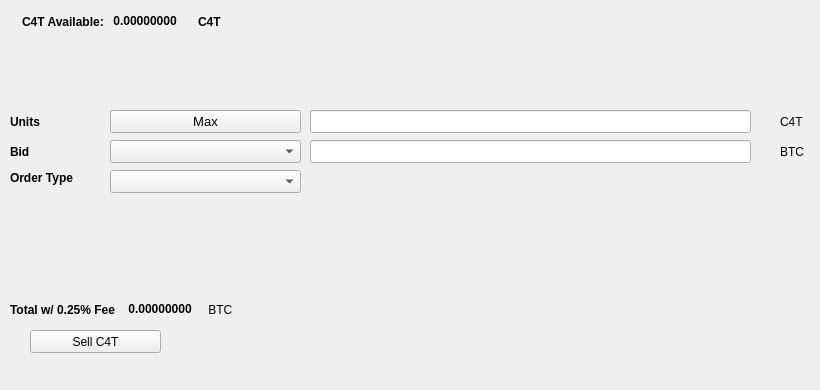
   <widget class="QWidget" name="SellTab">
    <attribute name="title">
     <string>Sell</string>
    </attribute>
    <widget class="QLabel" name="label_16">
     <property name="geometry">
      <rect>
       <x>780</x>
       <y>140</y>
       <width>31</width>
       <height>23</height>
      </rect>
     </property>
     <property name="text">
      <string>BTC</string>
     </property>
    </widget>
    <widget class="QComboBox" name="SellBidcomboBox">
     <property name="geometry">
      <rect>
       <x>110</x>
       <y>140</y>
       <width>191</width>
       <height>23</height>
      </rect>
     </property>
     <property name="font">
      <font>
       <pointsize>10</pointsize>
      </font>
     </property>
    </widget>
    <widget class="QLabel" name="label_18">
     <property name="geometry">
      <rect>
       <x>10</x>
       <y>110</y>
       <width>46</width>
       <height>23</height>
      </rect>
     </property>
     <property name="font">
      <font>
       <weight>75</weight>
       <bold>true</bold>
      </font>
     </property>
     <property name="text">
      <string>Units</string>
     </property>
    </widget>
    <widget class="QPushButton" name="Sell_Max_Amount">
     <property name="geometry">
      <rect>
       <x>110</x>
       <y>110</y>
       <width>191</width>
       <height>23</height>
      </rect>
     </property>
     <property name="font">
      <font>
       <pointsize>10</pointsize>
      </font>
     </property>
     <property name="text">
      <string>Max</string>
     </property>
    </widget>
    <widget class="QLabel" name="label_20">
     <property name="geometry">
      <rect>
       <x>10</x>
       <y>170</y>
       <width>91</width>
       <height>16</height>
      </rect>
     </property>
     <property name="font">
      <font>
       <weight>75</weight>
       <bold>true</bold>
      </font>
     </property>
     <property name="text">
      <string>Order Type</string>
     </property>
    </widget>
    <widget class="QComboBox" name="SellOrdertypeCombo">
     <property name="geometry">
      <rect>
       <x>110</x>
       <y>170</y>
       <width>191</width>
       <height>23</height>
      </rect>
     </property>
     <property name="font">
      <font>
       <pointsize>10</pointsize>
      </font>
     </property>
    </widget>
    <widget class="QLabel" name="label_21">
     <property name="geometry">
      <rect>
       <x>10</x>
       <y>140</y>
       <width>46</width>
       <height>23</height>
      </rect>
     </property>
     <property name="font">
      <font>
       <weight>75</weight>
       <bold>true</bold>
      </font>
     </property>
     <property name="text">
      <string>Bid</string>
     </property>
    </widget>
    <widget class="QLabel" name="label_22">
     <property name="geometry">
      <rect>
       <x>780</x>
       <y>110</y>
       <width>31</width>
       <height>23</height>
      </rect>
     </property>
     <property name="text">
      <string>C4T</string>
     </property>
    </widget>
    <widget class="QLineEdit" name="UnitsInputC4T">
     <property name="geometry">
      <rect>
       <x>310</x>
       <y>110</y>
       <width>441</width>
       <height>23</height>
      </rect>
     </property>
     <property name="font">
      <font>
       <pointsize>9</pointsize>
       <weight>75</weight>
       <bold>true</bold>
      </font>
     </property>
    </widget>
    <widget class="QLineEdit" name="SellBidPriceEdit">
     <property name="geometry">
      <rect>
       <x>310</x>
       <y>140</y>
       <width>441</width>
       <height>23</height>
      </rect>
     </property>
     <property name="font">
      <font>
       <pointsize>9</pointsize>
       <weight>75</weight>
       <bold>true</bold>
      </font>
     </property>
    </widget>
    <widget class="QPushButton" name="SellC4TBTN">
     <property name="geometry">
      <rect>
       <x>30</x>
       <y>330</y>
       <width>131</width>
       <height>23</height>
      </rect>
     </property>
     <property name="text">
      <string>Sell C4T</string>
     </property>
     <property name="icon">
      <iconset resource="../C4T">
       <normaloff>:/icons/bitcoin</normaloff>:/icons/bitcoin</iconset>
     </property>
    </widget>
    <widget class="QWidget" name="layoutWidget3">
     <property name="geometry">
      <rect>
       <x>22</x>
       <y>12</y>
       <width>258</width>
       <height>19</height>
      </rect>
     </property>
     <layout class="QHBoxLayout" name="horizontalLayout">
      <item>
       <widget class="QLabel" name="label232_2">
        <property name="font">
         <font>
          <weight>75</weight>
          <bold>true</bold>
         </font>
        </property>
        <property name="text">
         <string>C4T Available:</string>
        </property>
       </widget>
      </item>
      <item>
       <widget class="QLabel" name="C4TAvailableLabel">
        <property name="palette">
         <palette>
          <active>
           <colorrole role="WindowText">
            <brush brushstyle="SolidPattern">
             <color alpha="255">
              <red>0</red>
              <green>0</green>
              <blue>0</blue>
             </color>
            </brush>
           </colorrole>
           <colorrole role="Button">
            <brush brushstyle="SolidPattern">
             <color alpha="255">
              <red>0</red>
              <green>170</green>
              <blue>0</blue>
             </color>
            </brush>
           </colorrole>
           <colorrole role="Light">
            <brush brushstyle="SolidPattern">
             <color alpha="255">
              <red>0</red>
              <green>255</green>
              <blue>0</blue>
             </color>
            </brush>
           </colorrole>
           <colorrole role="Midlight">
            <brush brushstyle="SolidPattern">
             <color alpha="255">
              <red>0</red>
              <green>212</green>
              <blue>0</blue>
             </color>
            </brush>
           </colorrole>
           <colorrole role="Dark">
            <brush brushstyle="SolidPattern">
             <color alpha="255">
              <red>0</red>
              <green>85</green>
              <blue>0</blue>
             </color>
            </brush>
           </colorrole>
           <colorrole role="Mid">
            <brush brushstyle="SolidPattern">
             <color alpha="255">
              <red>0</red>
              <green>113</green>
              <blue>0</blue>
             </color>
            </brush>
           </colorrole>
           <colorrole role="Text">
            <brush brushstyle="SolidPattern">
             <color alpha="255">
              <red>0</red>
              <green>170</green>
              <blue>0</blue>
             </color>
            </brush>
           </colorrole>
           <colorrole role="BrightText">
            <brush brushstyle="SolidPattern">
             <color alpha="255">
              <red>255</red>
              <green>255</green>
              <blue>255</blue>
             </color>
            </brush>
           </colorrole>
           <colorrole role="ButtonText">
            <brush brushstyle="SolidPattern">
             <color alpha="255">
              <red>0</red>
              <green>0</green>
              <blue>0</blue>
             </color>
            </brush>
           </colorrole>
           <colorrole role="Base">
            <brush brushstyle="SolidPattern">
             <color alpha="255">
              <red>255</red>
              <green>255</green>
              <blue>255</blue>
             </color>
            </brush>
           </colorrole>
           <colorrole role="Window">
            <brush brushstyle="SolidPattern">
             <color alpha="255">
              <red>0</red>
              <green>170</green>
              <blue>0</blue>
             </color>
            </brush>
           </colorrole>
           <colorrole role="Shadow">
            <brush brushstyle="SolidPattern">
             <color alpha="255">
              <red>0</red>
              <green>0</green>
              <blue>0</blue>
             </color>
            </brush>
           </colorrole>
           <colorrole role="AlternateBase">
            <brush brushstyle="SolidPattern">
             <color alpha="255">
              <red>127</red>
              <green>212</green>
              <blue>127</blue>
             </color>
            </brush>
           </colorrole>
           <colorrole role="ToolTipBase">
            <brush brushstyle="SolidPattern">
             <color alpha="255">
              <red>255</red>
              <green>255</green>
              <blue>220</blue>
             </color>
            </brush>
           </colorrole>
           <colorrole role="ToolTipText">
            <brush brushstyle="SolidPattern">
             <color alpha="255">
              <red>0</red>
              <green>0</green>
              <blue>0</blue>
             </color>
            </brush>
           </colorrole>
          </active>
          <inactive>
           <colorrole role="WindowText">
            <brush brushstyle="SolidPattern">
             <color alpha="255">
              <red>0</red>
              <green>0</green>
              <blue>0</blue>
             </color>
            </brush>
           </colorrole>
           <colorrole role="Button">
            <brush brushstyle="SolidPattern">
             <color alpha="255">
              <red>0</red>
              <green>170</green>
              <blue>0</blue>
             </color>
            </brush>
           </colorrole>
           <colorrole role="Light">
            <brush brushstyle="SolidPattern">
             <color alpha="255">
              <red>0</red>
              <green>255</green>
              <blue>0</blue>
             </color>
            </brush>
           </colorrole>
           <colorrole role="Midlight">
            <brush brushstyle="SolidPattern">
             <color alpha="255">
              <red>0</red>
              <green>212</green>
              <blue>0</blue>
             </color>
            </brush>
           </colorrole>
           <colorrole role="Dark">
            <brush brushstyle="SolidPattern">
             <color alpha="255">
              <red>0</red>
              <green>85</green>
              <blue>0</blue>
             </color>
            </brush>
           </colorrole>
           <colorrole role="Mid">
            <brush brushstyle="SolidPattern">
             <color alpha="255">
              <red>0</red>
              <green>113</green>
              <blue>0</blue>
             </color>
            </brush>
           </colorrole>
           <colorrole role="Text">
            <brush brushstyle="SolidPattern">
             <color alpha="255">
              <red>0</red>
              <green>170</green>
              <blue>0</blue>
             </color>
            </brush>
           </colorrole>
           <colorrole role="BrightText">
            <brush brushstyle="SolidPattern">
             <color alpha="255">
              <red>255</red>
              <green>255</green>
              <blue>255</blue>
             </color>
            </brush>
           </colorrole>
           <colorrole role="ButtonText">
            <brush brushstyle="SolidPattern">
             <color alpha="255">
              <red>0</red>
              <green>0</green>
              <blue>0</blue>
             </color>
            </brush>
           </colorrole>
           <colorrole role="Base">
            <brush brushstyle="SolidPattern">
             <color alpha="255">
              <red>255</red>
              <green>255</green>
              <blue>255</blue>
             </color>
            </brush>
           </colorrole>
           <colorrole role="Window">
            <brush brushstyle="SolidPattern">
             <color alpha="255">
              <red>0</red>
              <green>170</green>
              <blue>0</blue>
             </color>
            </brush>
           </colorrole>
           <colorrole role="Shadow">
            <brush brushstyle="SolidPattern">
             <color alpha="255">
              <red>0</red>
              <green>0</green>
              <blue>0</blue>
             </color>
            </brush>
           </colorrole>
           <colorrole role="AlternateBase">
            <brush brushstyle="SolidPattern">
             <color alpha="255">
              <red>127</red>
              <green>212</green>
              <blue>127</blue>
             </color>
            </brush>
           </colorrole>
           <colorrole role="ToolTipBase">
            <brush brushstyle="SolidPattern">
             <color alpha="255">
              <red>255</red>
              <green>255</green>
              <blue>220</blue>
             </color>
            </brush>
           </colorrole>
           <colorrole role="ToolTipText">
            <brush brushstyle="SolidPattern">
             <color alpha="255">
              <red>0</red>
              <green>0</green>
              <blue>0</blue>
             </color>
            </brush>
           </colorrole>
          </inactive>
          <disabled>
           <colorrole role="WindowText">
            <brush brushstyle="SolidPattern">
             <color alpha="255">
              <red>0</red>
              <green>85</green>
              <blue>0</blue>
             </color>
            </brush>
           </colorrole>
           <colorrole role="Button">
            <brush brushstyle="SolidPattern">
             <color alpha="255">
              <red>0</red>
              <green>170</green>
              <blue>0</blue>
             </color>
            </brush>
           </colorrole>
           <colorrole role="Light">
            <brush brushstyle="SolidPattern">
             <color alpha="255">
              <red>0</red>
              <green>255</green>
              <blue>0</blue>
             </color>
            </brush>
           </colorrole>
           <colorrole role="Midlight">
            <brush brushstyle="SolidPattern">
             <color alpha="255">
              <red>0</red>
              <green>212</green>
              <blue>0</blue>
             </color>
            </brush>
           </colorrole>
           <colorrole role="Dark">
            <brush brushstyle="SolidPattern">
             <color alpha="255">
              <red>0</red>
              <green>85</green>
              <blue>0</blue>
             </color>
            </brush>
           </colorrole>
           <colorrole role="Mid">
            <brush brushstyle="SolidPattern">
             <color alpha="255">
              <red>0</red>
              <green>113</green>
              <blue>0</blue>
             </color>
            </brush>
           </colorrole>
           <colorrole role="Text">
            <brush brushstyle="SolidPattern">
             <color alpha="255">
              <red>0</red>
              <green>85</green>
              <blue>0</blue>
             </color>
            </brush>
           </colorrole>
           <colorrole role="BrightText">
            <brush brushstyle="SolidPattern">
             <color alpha="255">
              <red>255</red>
              <green>255</green>
              <blue>255</blue>
             </color>
            </brush>
           </colorrole>
           <colorrole role="ButtonText">
            <brush brushstyle="SolidPattern">
             <color alpha="255">
              <red>0</red>
              <green>85</green>
              <blue>0</blue>
             </color>
            </brush>
           </colorrole>
           <colorrole role="Base">
            <brush brushstyle="SolidPattern">
             <color alpha="255">
              <red>0</red>
              <green>170</green>
              <blue>0</blue>
             </color>
            </brush>
           </colorrole>
           <colorrole role="Window">
            <brush brushstyle="SolidPattern">
             <color alpha="255">
              <red>0</red>
              <green>170</green>
              <blue>0</blue>
             </color>
            </brush>
           </colorrole>
           <colorrole role="Shadow">
            <brush brushstyle="SolidPattern">
             <color alpha="255">
              <red>0</red>
              <green>0</green>
              <blue>0</blue>
             </color>
            </brush>
           </colorrole>
           <colorrole role="AlternateBase">
            <brush brushstyle="SolidPattern">
             <color alpha="255">
              <red>0</red>
              <green>170</green>
              <blue>0</blue>
             </color>
            </brush>
           </colorrole>
           <colorrole role="ToolTipBase">
            <brush brushstyle="SolidPattern">
             <color alpha="255">
              <red>255</red>
              <green>255</green>
              <blue>220</blue>
             </color>
            </brush>
           </colorrole>
           <colorrole role="ToolTipText">
            <brush brushstyle="SolidPattern">
             <color alpha="255">
              <red>0</red>
              <green>0</green>
              <blue>0</blue>
             </color>
            </brush>
           </colorrole>
          </disabled>
         </palette>
        </property>
        <property name="font">
         <font>
          <weight>75</weight>
          <bold>true</bold>
         </font>
        </property>
        <property name="text">
         <string> 0.00000000 </string>
        </property>
        <property name="textInteractionFlags">
         <set>Qt::LinksAccessibleByMouse|Qt::TextSelectableByKeyboard|Qt::TextSelectableByMouse</set>
        </property>
       </widget>
      </item>
      <item>
       <widget class="QLabel" name="labelC4T">
        <property name="font">
         <font>
          <weight>75</weight>
          <bold>true</bold>
         </font>
        </property>
        <property name="text">
         <string>C4T</string>
        </property>
       </widget>
      </item>
     </layout>
    </widget>
    <widget class="QWidget" name="layoutWidget">
     <property name="geometry">
      <rect>
       <x>10</x>
       <y>300</y>
       <width>268</width>
       <height>19</height>
      </rect>
     </property>
     <layout class="QHBoxLayout" name="horizontalLayout_2">
      <item>
       <widget class="QLabel" name="label_19">
        <property name="font">
         <font>
          <weight>75</weight>
          <bold>true</bold>
         </font>
        </property>
        <property name="text">
         <string>Total w/ 0.25% Fee </string>
        </property>
       </widget>
      </item>
      <item>
       <widget class="QLabel" name="SellCostLabel">
        <property name="palette">
         <palette>
          <active>
           <colorrole role="WindowText">
            <brush brushstyle="SolidPattern">
             <color alpha="255">
              <red>0</red>
              <green>0</green>
              <blue>0</blue>
             </color>
            </brush>
           </colorrole>
           <colorrole role="Button">
            <brush brushstyle="SolidPattern">
             <color alpha="255">
              <red>0</red>
              <green>170</green>
              <blue>0</blue>
             </color>
            </brush>
           </colorrole>
           <colorrole role="Light">
            <brush brushstyle="SolidPattern">
             <color alpha="255">
              <red>0</red>
              <green>255</green>
              <blue>0</blue>
             </color>
            </brush>
           </colorrole>
           <colorrole role="Midlight">
            <brush brushstyle="SolidPattern">
             <color alpha="255">
              <red>0</red>
              <green>212</green>
              <blue>0</blue>
             </color>
            </brush>
           </colorrole>
           <colorrole role="Dark">
            <brush brushstyle="SolidPattern">
             <color alpha="255">
              <red>0</red>
              <green>85</green>
              <blue>0</blue>
             </color>
            </brush>
           </colorrole>
           <colorrole role="Mid">
            <brush brushstyle="SolidPattern">
             <color alpha="255">
              <red>0</red>
              <green>113</green>
              <blue>0</blue>
             </color>
            </brush>
           </colorrole>
           <colorrole role="Text">
            <brush brushstyle="SolidPattern">
             <color alpha="255">
              <red>0</red>
              <green>170</green>
              <blue>0</blue>
             </color>
            </brush>
           </colorrole>
           <colorrole role="BrightText">
            <brush brushstyle="SolidPattern">
             <color alpha="255">
              <red>255</red>
              <green>255</green>
              <blue>255</blue>
             </color>
            </brush>
           </colorrole>
           <colorrole role="ButtonText">
            <brush brushstyle="SolidPattern">
             <color alpha="255">
              <red>0</red>
              <green>0</green>
              <blue>0</blue>
             </color>
            </brush>
           </colorrole>
           <colorrole role="Base">
            <brush brushstyle="SolidPattern">
             <color alpha="255">
              <red>255</red>
              <green>255</green>
              <blue>255</blue>
             </color>
            </brush>
           </colorrole>
           <colorrole role="Window">
            <brush brushstyle="SolidPattern">
             <color alpha="255">
              <red>0</red>
              <green>170</green>
              <blue>0</blue>
             </color>
            </brush>
           </colorrole>
           <colorrole role="Shadow">
            <brush brushstyle="SolidPattern">
             <color alpha="255">
              <red>0</red>
              <green>0</green>
              <blue>0</blue>
             </color>
            </brush>
           </colorrole>
           <colorrole role="AlternateBase">
            <brush brushstyle="SolidPattern">
             <color alpha="255">
              <red>127</red>
              <green>212</green>
              <blue>127</blue>
             </color>
            </brush>
           </colorrole>
           <colorrole role="ToolTipBase">
            <brush brushstyle="SolidPattern">
             <color alpha="255">
              <red>255</red>
              <green>255</green>
              <blue>220</blue>
             </color>
            </brush>
           </colorrole>
           <colorrole role="ToolTipText">
            <brush brushstyle="SolidPattern">
             <color alpha="255">
              <red>0</red>
              <green>0</green>
              <blue>0</blue>
             </color>
            </brush>
           </colorrole>
          </active>
          <inactive>
           <colorrole role="WindowText">
            <brush brushstyle="SolidPattern">
             <color alpha="255">
              <red>0</red>
              <green>0</green>
              <blue>0</blue>
             </color>
            </brush>
           </colorrole>
           <colorrole role="Button">
            <brush brushstyle="SolidPattern">
             <color alpha="255">
              <red>0</red>
              <green>170</green>
              <blue>0</blue>
             </color>
            </brush>
           </colorrole>
           <colorrole role="Light">
            <brush brushstyle="SolidPattern">
             <color alpha="255">
              <red>0</red>
              <green>255</green>
              <blue>0</blue>
             </color>
            </brush>
           </colorrole>
           <colorrole role="Midlight">
            <brush brushstyle="SolidPattern">
             <color alpha="255">
              <red>0</red>
              <green>212</green>
              <blue>0</blue>
             </color>
            </brush>
           </colorrole>
           <colorrole role="Dark">
            <brush brushstyle="SolidPattern">
             <color alpha="255">
              <red>0</red>
              <green>85</green>
              <blue>0</blue>
             </color>
            </brush>
           </colorrole>
           <colorrole role="Mid">
            <brush brushstyle="SolidPattern">
             <color alpha="255">
              <red>0</red>
              <green>113</green>
              <blue>0</blue>
             </color>
            </brush>
           </colorrole>
           <colorrole role="Text">
            <brush brushstyle="SolidPattern">
             <color alpha="255">
              <red>0</red>
              <green>170</green>
              <blue>0</blue>
             </color>
            </brush>
           </colorrole>
           <colorrole role="BrightText">
            <brush brushstyle="SolidPattern">
             <color alpha="255">
              <red>255</red>
              <green>255</green>
              <blue>255</blue>
             </color>
            </brush>
           </colorrole>
           <colorrole role="ButtonText">
            <brush brushstyle="SolidPattern">
             <color alpha="255">
              <red>0</red>
              <green>0</green>
              <blue>0</blue>
             </color>
            </brush>
           </colorrole>
           <colorrole role="Base">
            <brush brushstyle="SolidPattern">
             <color alpha="255">
              <red>255</red>
              <green>255</green>
              <blue>255</blue>
             </color>
            </brush>
           </colorrole>
           <colorrole role="Window">
            <brush brushstyle="SolidPattern">
             <color alpha="255">
              <red>0</red>
              <green>170</green>
              <blue>0</blue>
             </color>
            </brush>
           </colorrole>
           <colorrole role="Shadow">
            <brush brushstyle="SolidPattern">
             <color alpha="255">
              <red>0</red>
              <green>0</green>
              <blue>0</blue>
             </color>
            </brush>
           </colorrole>
           <colorrole role="AlternateBase">
            <brush brushstyle="SolidPattern">
             <color alpha="255">
              <red>127</red>
              <green>212</green>
              <blue>127</blue>
             </color>
            </brush>
           </colorrole>
           <colorrole role="ToolTipBase">
            <brush brushstyle="SolidPattern">
             <color alpha="255">
              <red>255</red>
              <green>255</green>
              <blue>220</blue>
             </color>
            </brush>
           </colorrole>
           <colorrole role="ToolTipText">
            <brush brushstyle="SolidPattern">
             <color alpha="255">
              <red>0</red>
              <green>0</green>
              <blue>0</blue>
             </color>
            </brush>
           </colorrole>
          </inactive>
          <disabled>
           <colorrole role="WindowText">
            <brush brushstyle="SolidPattern">
             <color alpha="255">
              <red>0</red>
              <green>85</green>
              <blue>0</blue>
             </color>
            </brush>
           </colorrole>
           <colorrole role="Button">
            <brush brushstyle="SolidPattern">
             <color alpha="255">
              <red>0</red>
              <green>170</green>
              <blue>0</blue>
             </color>
            </brush>
           </colorrole>
           <colorrole role="Light">
            <brush brushstyle="SolidPattern">
             <color alpha="255">
              <red>0</red>
              <green>255</green>
              <blue>0</blue>
             </color>
            </brush>
           </colorrole>
           <colorrole role="Midlight">
            <brush brushstyle="SolidPattern">
             <color alpha="255">
              <red>0</red>
              <green>212</green>
              <blue>0</blue>
             </color>
            </brush>
           </colorrole>
           <colorrole role="Dark">
            <brush brushstyle="SolidPattern">
             <color alpha="255">
              <red>0</red>
              <green>85</green>
              <blue>0</blue>
             </color>
            </brush>
           </colorrole>
           <colorrole role="Mid">
            <brush brushstyle="SolidPattern">
             <color alpha="255">
              <red>0</red>
              <green>113</green>
              <blue>0</blue>
             </color>
            </brush>
           </colorrole>
           <colorrole role="Text">
            <brush brushstyle="SolidPattern">
             <color alpha="255">
              <red>0</red>
              <green>85</green>
              <blue>0</blue>
             </color>
            </brush>
           </colorrole>
           <colorrole role="BrightText">
            <brush brushstyle="SolidPattern">
             <color alpha="255">
              <red>255</red>
              <green>255</green>
              <blue>255</blue>
             </color>
            </brush>
           </colorrole>
           <colorrole role="ButtonText">
            <brush brushstyle="SolidPattern">
             <color alpha="255">
              <red>0</red>
              <green>85</green>
              <blue>0</blue>
             </color>
            </brush>
           </colorrole>
           <colorrole role="Base">
            <brush brushstyle="SolidPattern">
             <color alpha="255">
              <red>0</red>
              <green>170</green>
              <blue>0</blue>
             </color>
            </brush>
           </colorrole>
           <colorrole role="Window">
            <brush brushstyle="SolidPattern">
             <color alpha="255">
              <red>0</red>
              <green>170</green>
              <blue>0</blue>
             </color>
            </brush>
           </colorrole>
           <colorrole role="Shadow">
            <brush brushstyle="SolidPattern">
             <color alpha="255">
              <red>0</red>
              <green>0</green>
              <blue>0</blue>
             </color>
            </brush>
           </colorrole>
           <colorrole role="AlternateBase">
            <brush brushstyle="SolidPattern">
             <color alpha="255">
              <red>0</red>
              <green>170</green>
              <blue>0</blue>
             </color>
            </brush>
           </colorrole>
           <colorrole role="ToolTipBase">
            <brush brushstyle="SolidPattern">
             <color alpha="255">
              <red>255</red>
              <green>255</green>
              <blue>220</blue>
             </color>
            </brush>
           </colorrole>
           <colorrole role="ToolTipText">
            <brush brushstyle="SolidPattern">
             <color alpha="255">
              <red>0</red>
              <green>0</green>
              <blue>0</blue>
             </color>
            </brush>
           </colorrole>
          </disabled>
         </palette>
        </property>
        <property name="font">
         <font>
          <weight>75</weight>
          <bold>true</bold>
         </font>
        </property>
        <property name="autoFillBackground">
         <bool>false</bool>
        </property>
        <property name="text">
         <string> 0.00000000</string>
        </property>
        <property name="textInteractionFlags">
         <set>Qt::LinksAccessibleByMouse|Qt::TextSelectableByMouse</set>
        </property>
       </widget>
      </item>
      <item>
       <widget class="QLabel" name="label_17">
        <property name="font">
         <font>
          <weight>50</weight>
          <bold>false</bold>
         </font>
        </property>
        <property name="text">
         <string> BTC</string>
        </property>
       </widget>
      </item>
     </layout>
    </widget>
    <widget class="QLabel" name="label_23">
     <property name="geometry">
      <rect>
       <x>460</x>
       <y>300</y>
       <width>281</width>
       <height>81</height>
      </rect>
     </property>
     <property name="text">
      <string/>
     </property>
     <property name="pixmap">
      <pixmap>:/images/bittrex</pixmap>
     </property>
    </widget>
   </widget>
